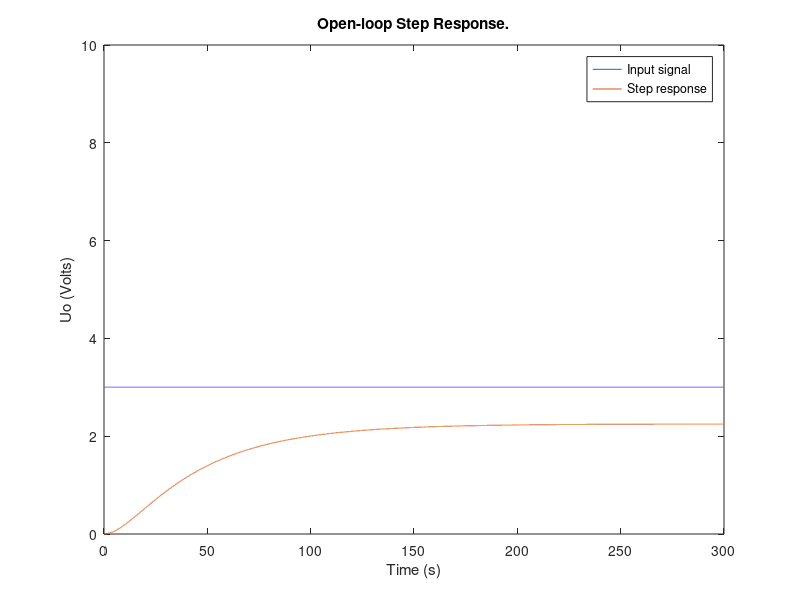
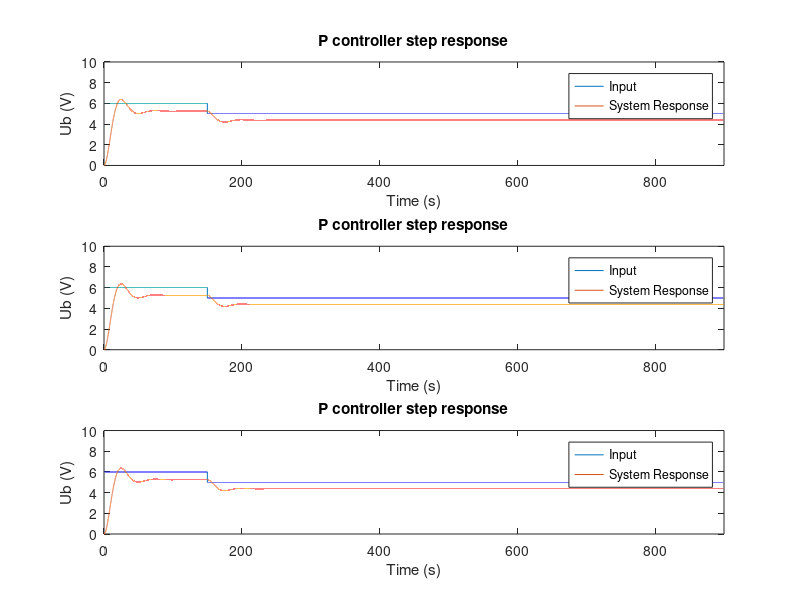
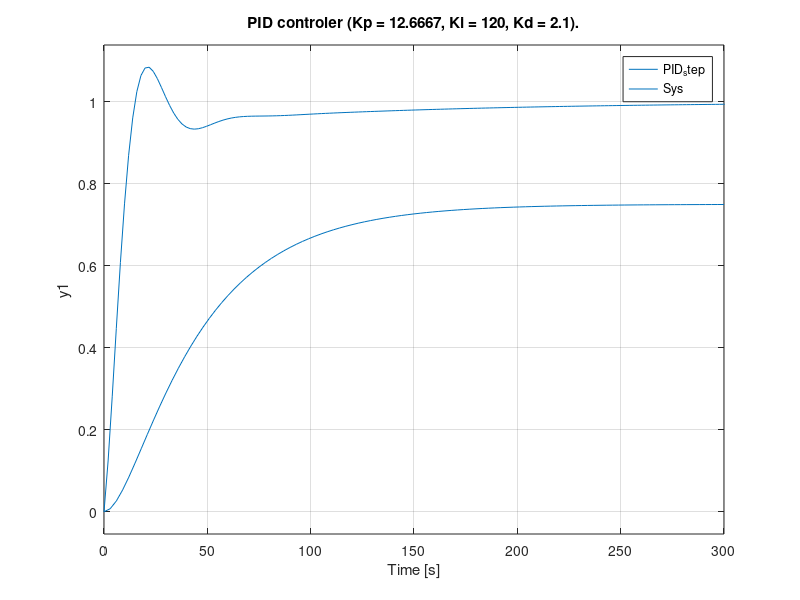
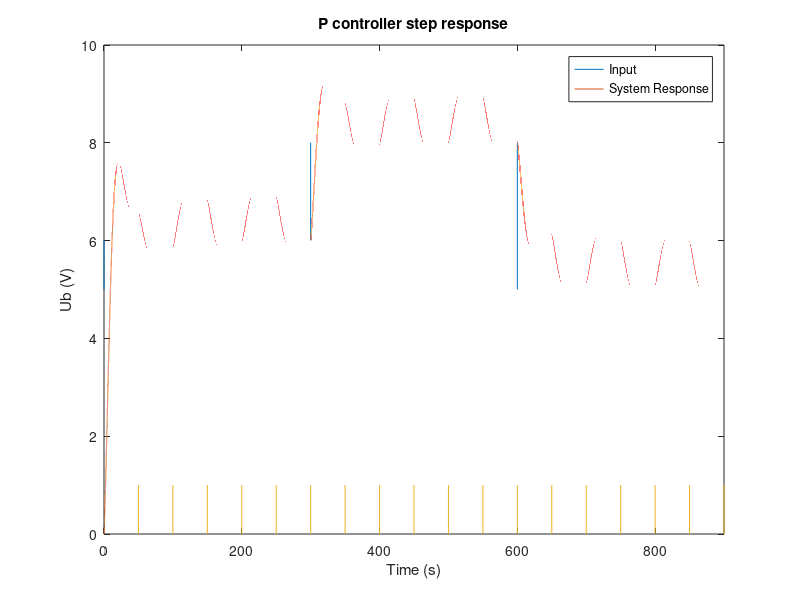

MATLAB code to generate these figures, in order:
close all;
clear all;
pkg load control % Delete it
clc

Ks = 0.75;
Tg = 50;
Tu = 5;

T1 = 10;
T2 = 40;

sys  = Ks * tf(1, [T1 1]) * tf(1, [T2 1])

%D1
figure('Name','Transfer function')
% [y,t] = step(sys);
t=0:0.01:300;
for k=1:length(t)
    if(t(k)<0)
        y(k) = 0;
    else
        y(k) = 3;
    end
end
plot(t, y);
hold on
st = lsim(sys,y,t);
plot(t, st);
title('Open-loop Step Response.');
ylabel('Uo (Volts)');
xlabel('Time (s)'); 
legend('Input signal', 'Step response')
axis([0 300 0 10])
hold off

%D2

%% ********* 20% overshoot ***********
fprintf('\n\t\t20 percent overshoot\n');
        %p controller
%///Parameters
Kp1 = (0.7*Tg)/(Ks*Tu);
%\\\
PID_controller = pidstd(Kp1);
tf(PID_controller)
m1 = feedback(PID_controller*sys,1)
%plots
% figure('name', '20% Overshoot')
% subplot(3,1,1),
% step(m1); 
% hold on;
% step(sys);
% title(['P controler (Kp = ' num2str(Kp1) ').']);
% legend('P_step','Sys');


        %pi controller
%///Parameters
Kp2 = (0.6*Tg)/(Ks*Tu);
Ti1 = Tg;
%\\\
PID_controller = pidstd(Kp2, Ti1);
tf(PID_controller)
m2 = feedback(PID_controller*sys,1)
%plots
% subplot(3,1,2),
% step(m2); 
% hold on; 
% step(sys);
% title(['PI controler (Kp = ' num2str(Kp2) ', Ki = ' num2str(Ti1) ').']);
% legend('PI_step','Sys');





        %pid controller
%///Parameters
Kp3 = (1.2*Tg)/(Ks*Tu);
Ti2 = 1.4*Tg;
Td = 0.47*Tu;
%\\\
PID_controller = pidstd(Kp3, Ti2, Td);
tf(PID_controller)
m3 = feedback(PID_controller*sys,1)
%plots
% subplot(3,1,3),
% step(m3); 
% hold on; 
% step(sys);
% title(['PID controler (Kp = ' num2str(Kp3) ', Ki = ' num2str(Ti2) ', Kd = ' num2str(Td) ').']);
% legend('PID_step','Sys');

%input
t1=0:0.01:900;
for k=1:length(t1)
    if(t1(k)<0)
        y1(k) = 5;
    elseif(t1(k)>=0 && t1(k)<=150)
        y1(k) = 6;
    else
        y1(k) = 5;
    end
end

% p response
figure('Name','Step response')
subplot(3,1,1),
plot(t1, y1)
axis([0 900 0 10])
hold on
resp = lsim(m1,y1,t1);
plot(t1, resp) 
title('P controller step response')
legend('Input', 'System Response')
xlabel('Time (s)'); 
ylabel('Ub (V)'); 
e = resp - (y1.');
disp('P errors')
% Errors
iea = trapz(t1,abs(e));          % IAE trapz=numerical integration 
ise = trapz(t1,e.^2);            % ISE 
itae = trapz(t1, t1'.*abs(e));     % ITAE
itse = trapz(t1,t1'.*(e.^2));      % ITSE

% pi response
subplot(3,1,2),
plot(t1, y1)
axis([0 900 0 10])
hold on
resp = lsim(m1,y1,t1);
plot(t1, resp) 
title('P controller step response')
legend('Input', 'System Response')
xlabel('Time (s)'); 
ylabel('Ub (V)'); 
e = resp - (y1.');
disp('PI errors')
% Errors
iea = trapz(t1,abs(e));          % IAE trapz=numerical integration 
ise = trapz(t1,e.^2);            % ISE 
itae = trapz(t1, t1'.*abs(e));     % ITAE
itse = trapz(t1,t1'.*(e.^2));      % ITSE

% pid response
subplot(3,1,3),
plot(t1, y1)
axis([0 900 0 10])
hold on
resp = lsim(m1,y1,t1);
plot(t1, resp) 
title('P controller step response')
legend('Input', 'System Response')
xlabel('Time (s)'); 
ylabel('Ub (V)'); 
e = resp - (y1.');
% Errors
disp('PID errors')
iea = trapz(t1,abs(e));          % IAE trapz=numerical integration 
ise = trapz(t1,e.^2);            % ISE 
itae = trapz(t1, t1'.*abs(e));     % ITAE
itse = trapz(t1,t1'.*(e.^2));      % ITSE



%% D3

% ********* 0% overshoot ***********
fprintf('\n\t\t0 percent disturbance\n');

        %pid controller
%///Parameters
Kp3 = (0.95*Tg)/(Ks*Tu);
Ti2 = 2.4*Tg;
Td = 0.42*Tu;
%\\\
PID_controller = pidstd(Kp3, Ti2, Td);
tf(PID_controller)
m4 = feedback(PID_controller*sys,1)
%plots
figure('name', '0% Overshoot')
step(m4); 
hold on;
step(sys);
title(['PID controler (Kp = ' num2str(Kp3) ', Ki = ' num2str(Ti2) ', Kd = ' num2str(Td) ').']);
legend('PID_step','Sys');
hold off;

% input
t1=0:0.001:900;
for k=1:length(t1)
    if(t1(k)<=0)
        y2(k) = 5;
    elseif(t1(k)>0 && t1(k)<=300)
        y2(k) = 6;
    elseif(t1(k)>300 && t1(k)<=600)
        y2(k) = 8;
    else
        y2(k) = 5;
    end
end
% disorder
f = 1/100;
disorder_pulse = square(2*pi*f*t1)/2 + 1/2;

y_disorderd = y2 + disorder_pulse;
% figure('Name','Step response')
% plot(t1, y_disorderd)

figure('Name','Step response')
plot(t1, y2)
axis([0 900 0 10])
hold on
resp = lsim(m4,y_disorderd,t1);
plot(t1, resp) 
hold on;
plot(t1, disorder_pulse);
title('P controller step response')
legend('Input', 'System Response')
xlabel('Time (s)'); 
ylabel('Ub (V)'); 
e = resp - (y2.');
% Errors
disp('PID disturbance errors')
iea = trapz(t1,abs(e));          % IAE trapz=numerical integration 
ise = trapz(t1,e.^2);            % ISE 
itae = trapz(t1, t1'.*abs(e));     % ITAE
itse = trapz(t1,t1'.*(e.^2));      % ITSE
